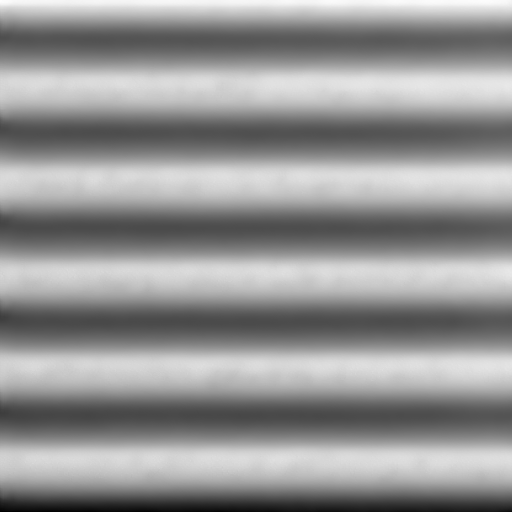
#> input picture test_lcm.png, 512 x 512 px
$ python -i height_map.py   (imports and definitions only)   (older library calls are emulated)
#> lines starting #> are read from the running program, lines starting #| are printed output that depends on the picture
#> further down, picture is the input picture: shape (512, 512, 3); min 0, max 254, mean 148
from __future__ import annotations

from dataclasses import dataclass, field

import os
import cv2
import numpy as np
from PIL import Image


DETREND_NONE = "none"
DETREND_PLANE = "plane"
DETREND_QUADRATIC = "quadratic"
DETREND_HIGHPASS = "highpass"

PREVIEW_MAX_DIM = 1024


# [8 lines left out: function downsample_for_preview, not called in this run]


DEFAULT_BOWL_CURVE: list[tuple[float, float]] = [(0.0, 1.0), (0.5, 1.0), (1.0, 1.0)]


@dataclass
class HeightMapOptions:
    invert: bool = False
    low_percentile: float = 1.0
    high_percentile: float = 99.0
    gamma: float = 1.0
    blur_radius: int = 0
    bit_depth: int = 16
    detrend_mode: str = DETREND_QUADRATIC
    detrend_radius_pct: float = 8.0
    bowl_curve_x: list[tuple[float, float]] = field(default_factory=lambda: list(DEFAULT_BOWL_CURVE))
    bowl_curve_y: list[tuple[float, float]] = field(default_factory=lambda: list(DEFAULT_BOWL_CURVE))
    bowl_curve: list[tuple[float, float]] | None = None
    seamless: bool = False
    seamless_feather_pct: float = 6.0
    local_equalization: float = 0.0
    crevice_suppression: float = 0.0
    albedo_guidance: float = 0.0

    # [150 lines left out: functions __post_init__, fit_polynomial_surface, radial_distance_grid, compute_monotone_cubic_spline_slopes, compute_bezier_segments, evaluate_bezier_curve, not called in this run]


evaluate_curve = evaluate_bezier_curve


# [24 lines left out: function apply_bowl_curve_2d, not called in this run]


def apply_bowl_curve(depth: np.ndarray, curve: list[tuple[float, float]], order: int = 2) -> np.ndarray:
    return apply_bowl_curve_2d(depth, curve_x=curve, curve_y=curve, order=order)


# [222 lines left out: functions detrend, normalize, apply_gamma, apply_smoothing, _find_best_cut, seam_mismatch and 6 more, not called in this run]


def save_height_map(normed: np.ndarray, path: str, bit_depth: int = 8) -> None:
    img = to_image(normed, bit_depth)
    safe_save_image(img, path)


def get_desktop_dir() -> str:
    import os

    candidates = [
        os.path.join(os.path.expanduser("~"), "OneDrive", "Desktop"),
        os.path.join(os.path.expanduser("~"), "Desktop"),
    ]
    for c in candidates:
        if os.path.exists(c):
            return c
    return os.path.expanduser("~")


# [162 lines left out: functions build_seamless_extended_tile, apply_force_seamless_blur, save_exr, not called in this run]


def safe_save_image(image: Image.Image, output_path: str) -> str:
    if image.mode == "F" and output_path.lower().endswith(".png"):
        output_path = os.path.splitext(output_path)[0] + ".exr"

    if output_path.lower().endswith(".exr"):
        if image.mode in ("RGBA", "LA", "P", "1", "CMYK", "YCbCr"):
            image = image.convert("RGB")
        arr = np.asarray(image, dtype=np.float32)
        if image.mode in ("I;16", "I"):
            arr = arr / 65535.0
        elif image.mode in ("L", "RGB"):
            arr = arr / 255.0
        return save_exr(output_path, arr, as_rgb=True)

    img_to_save = image

    try:
        if os.path.exists(output_path):
            try:
                os.remove(output_path)
            except OSError:
                pass
        img_to_save.save(output_path)
        return output_path
    except Exception:
        import tempfile
        dirname, _ = os.path.split(output_path)
        if not dirname:
            dirname = "."
        suffix = os.path.splitext(output_path)[1] or ".png"
        with tempfile.NamedTemporaryFile(dir=dirname, delete=False, suffix=suffix) as tmp:
            tmp_path = tmp.name
        img_to_save.save(tmp_path)
        try:
            os.replace(tmp_path, output_path)
        except Exception:
            if os.path.exists(tmp_path):
                try:
                    os.remove(tmp_path)
                except OSError:
                    pass
            raise
        return output_path


# [319 lines left out: functions save_extended_tile_preview, apply_seamless_strip_copy, save_extended_height_preview, crop_center_tile, apply_seamless_linear_mask, save_raw1_mask_debug_preview and 1 more, not called in this run]


save_corner_mask_debug_preview = save_mask_debug_preview


# [13 lines left out: function create_diagonal_corner_mask, not called in this run]


def build_seamless_corner_debug_grid(
    image_or_array: np.ndarray | Image.Image,
    box_ratio: float = 0.05,
) -> np.ndarray:
#> called with box_ratio = 0.05
    if isinstance(image_or_array, Image.Image):
        arr = np.asarray(image_or_array)
    else:
        arr = np.asarray(image_or_array)

    h, w = arr.shape[:2]
#> h = 512; w = 512
    box_h = max(1, int(round(h * box_ratio)))
#> box_h = 26
    box_w = max(1, int(round(w * box_ratio)))
#> box_w = 26

    box1 = arr[0:box_h, 0:box_w]
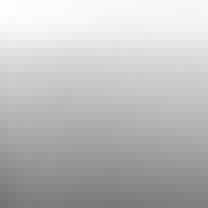
#> box1: shape (26, 26, 3) (shown 8 times larger); min 117, max 254, mean 189.1
    box2 = arr[0:box_h, w - box_w : w]
    box3 = arr[h - box_h : h, 0:box_w]
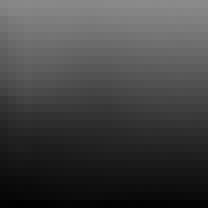
#> box3: shape (26, 26, 3) (shown 8 times larger); min 0, max 138, mean 66
    box4 = arr[h - box_h : h, w - box_w : w]
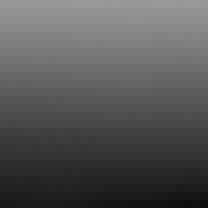
#> box4: shape (26, 26, 3) (shown 8 times larger); min 12, max 152, mean 85.6

    row0 = np.concatenate([box4, box3], axis=1)
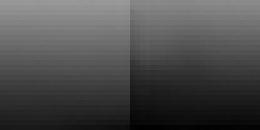
#> row0: shape (26, 52, 3) (shown 5 times larger); min 0, max 152, mean 75.8
    row1 = np.concatenate([box2, box1], axis=1)
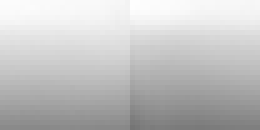
#> row1: shape (26, 52, 3) (shown 5 times larger); min 117, max 254, mean 194.5
    return np.concatenate([row0, row1], axis=0)


def blur_seamless_corner_grid(
    grid: np.ndarray,
    blur_units: float | None = None,
    max_passes: int = 10,
) -> np.ndarray:
#> called with max_passes = 10
    arr = grid.astype(np.float32).copy()
    h, w = arr.shape[:2]
#> h = 52; w = 52
    cy, cx = h // 2, w // 2
#> cy = 26; cx = 26

    radius = float(blur_units) if blur_units is not None else float(min(cy, cx))
#> radius = 26
    radius = max(1.0, radius)

    ksize = int(round(radius)) * 2 + 1
#> ksize = 53
    if ksize % 2 == 0:
        ksize += 1

    ys = np.arange(h, dtype=np.float32) - (cy - 0.5)
#> ys = 52 values from -25.5 to 25.5
    xs = np.arange(w, dtype=np.float32) - (cx - 0.5)
#> xs = 52 values from -25.5 to 25.5
    xx, yy = np.meshgrid(xs, ys)
    dist = np.sqrt(xx * xx + yy * yy)

    t = np.clip(1.0 - (dist / radius), 0.0, 1.0)
    mask = t * t * (3.0 - 2.0 * t)
    if arr.ndim == 3:
        mask = mask[..., np.newaxis]

    res = arr.copy()
    prev_discontinuity = float("inf")
    sigma = max(0.5, radius * 0.6)

    for _ in range(max_passes):
        blurred = cv2.GaussianBlur(res, (ksize, ksize), sigmaX=sigma, sigmaY=sigma)
        res = (1.0 - mask) * res + mask * blurred

        jump_h = np.abs(res[cy, :] - res[cy - 1, :])
        jump_v = np.abs(res[:, cx] - res[:, cx - 1])
        c_jump = max(
            float(np.max(jump_h[max(0, cx - 1) : min(w, cx + 1)])),
            float(np.max(jump_v[max(0, cy - 1) : min(h, cy + 1)])),
        )

        if abs(prev_discontinuity - c_jump) < 0.002 or c_jump < 0.01:
            break
        prev_discontinuity = c_jump
#> this loop made 10 passes
#> (c_jump, prev_discontinuity) on passes 1 to 10: (2.63, 2.63), (1.52, 1.52), (1.27, 1.27), (1.12, 1.12), (1.03, 1.03), (0.958, 0.958), (0.904, 0.904), (0.861, 0.861), (0.827, 0.827), (0.797, 0.797)
#> pass 1, in blur_seamless_corner_grid, `res = (1.0 - mask) * res + mask * blurred`:
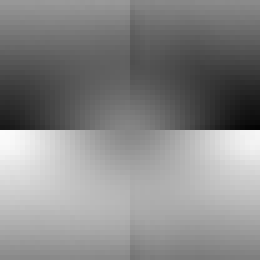
#> res: shape (52, 52, 3) float32 (shown 5 times larger); min 4.13, max 251.9, mean 135.4
#> after the loop:
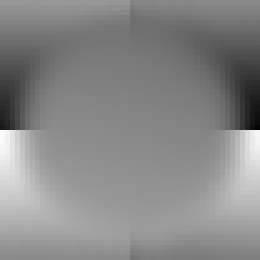
#> res: shape (52, 52, 3) float32 (shown 5 times larger); min 5.34, max 250.8, mean 136.2

    return res


def save_seamless_blurred_debug_image(
    image_or_array: np.ndarray | Image.Image,
    output_path: str | None = None,
) -> str:
    if isinstance(image_or_array, Image.Image):
        grid = np.asarray(image_or_array)
    else:
        grid = np.asarray(image_or_array)

    if np.issubdtype(grid.dtype, np.floating):
        if float(grid.max()) <= 1.0 + 1e-5:
            grid_uint8 = np.clip(grid * 255.0, 0.0, 255.0).round().astype(np.uint8)
        else:
            grid_uint8 = np.clip(grid, 0.0, 255.0).round().astype(np.uint8)
    else:
        grid_uint8 = np.clip(grid, 0, 255).astype(np.uint8)

    if grid_uint8.ndim == 2:
        img = Image.fromarray(grid_uint8, mode="L")
    elif grid_uint8.ndim == 3 and grid_uint8.shape[2] == 3:
        img = Image.fromarray(grid_uint8, mode="RGB")
    elif grid_uint8.ndim == 3 and grid_uint8.shape[2] == 4:
        img = Image.fromarray(grid_uint8, mode="RGBA")
    else:
        img = Image.fromarray(grid_uint8)

    if output_path is None:
        desktop = get_desktop_dir()
        output_path = os.path.join(desktop, "seamless_blurred_debug.png")

    saved_path = safe_save_image(img, output_path)
    if output_path.endswith("seamless_blurred_debug.png"):
        alt_path = os.path.join(os.path.dirname(output_path), "seamless_corner_blurred_debug.png")
        try:
            safe_save_image(img, alt_path)
        except Exception:
            pass
    return saved_path


def save_seamless_corner_debug_image(
    image_or_array: np.ndarray | Image.Image,
    output_path: str | None = None,
    box_ratio: float = 0.05,
) -> str:
    grid = build_seamless_corner_debug_grid(image_or_array, box_ratio=box_ratio)

    if np.issubdtype(grid.dtype, np.floating):
        if float(grid.max()) <= 1.0 + 1e-5:
            grid_uint8 = np.clip(grid * 255.0, 0.0, 255.0).round().astype(np.uint8)
        else:
            grid_uint8 = np.clip(grid, 0.0, 255.0).round().astype(np.uint8)
    else:
        grid_uint8 = np.clip(grid, 0, 255).astype(np.uint8)

    if grid_uint8.ndim == 2:
        img = Image.fromarray(grid_uint8, mode="L")
    elif grid_uint8.ndim == 3 and grid_uint8.shape[2] == 3:
        img = Image.fromarray(grid_uint8, mode="RGB")
    elif grid_uint8.ndim == 3 and grid_uint8.shape[2] == 4:
        img = Image.fromarray(grid_uint8, mode="RGBA")
    else:
        img = Image.fromarray(grid_uint8)

    if output_path is None:
        desktop = get_desktop_dir()
        output_path = os.path.join(desktop, "seamless_debug.png")

    saved_path = safe_save_image(img, output_path)
    if output_path.endswith("seamless_debug.png"):
        alt_path = os.path.join(os.path.dirname(output_path), "seamless_corner_debug.png")
        try:
            safe_save_image(img, alt_path)
        except Exception:
            pass

    try:
        blurred_grid = blur_seamless_corner_grid(grid)
        save_seamless_blurred_debug_image(blurred_grid)
    except Exception as e:
        print(f"[WARN] Failed to save seamless blurred debug image: {e}")

    return saved_path


# [53 lines left out: function apply_seamless_corner_heal, not called in this run]

>>> import cv2
>>> picture = cv2.cvtColor(cv2.imread('../test_lcm.png'), cv2.COLOR_BGR2RGB)
>>> result = save_seamless_corner_debug_image(picture)

$ run again, on test_v1_10steps.png
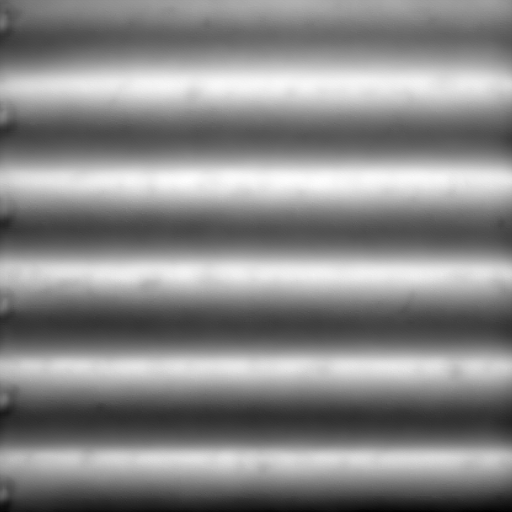
#> input picture test_v1_10steps.png, 512 x 512 px
#> picture is the input picture: shape (512, 512, 3); min 0, max 254, mean 136.2
#> in build_seamless_corner_debug_grid, `row1 = np.concatenate([box2, box1], axis=1)`:
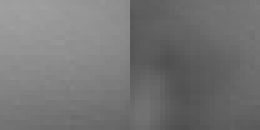
#> row1: shape (26, 52, 3) (shown 5 times larger); min 79, max 159, mean 116.8
#> the loop in blur_seamless_corner_grid, `for _ in range(max_passes):` made 10 passes
#> (c_jump, prev_discontinuity) on passes 1 to 8: (1.63, 1.63), (1.06, 1.06), (0.934, 0.934), (0.863, 0.863), (0.815, 0.815), (0.78, 0.78), (0.753, 0.753), (0.731, 0.731)
#> after the loop in blur_seamless_corner_grid, `for _ in range(max_passes):`:
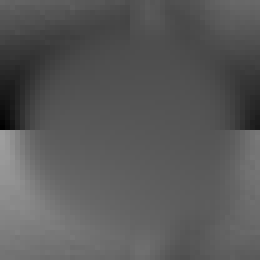
#> res: shape (52, 52, 3) float32 (shown 5 times larger); min 1.94, max 158.4, mean 89.2
